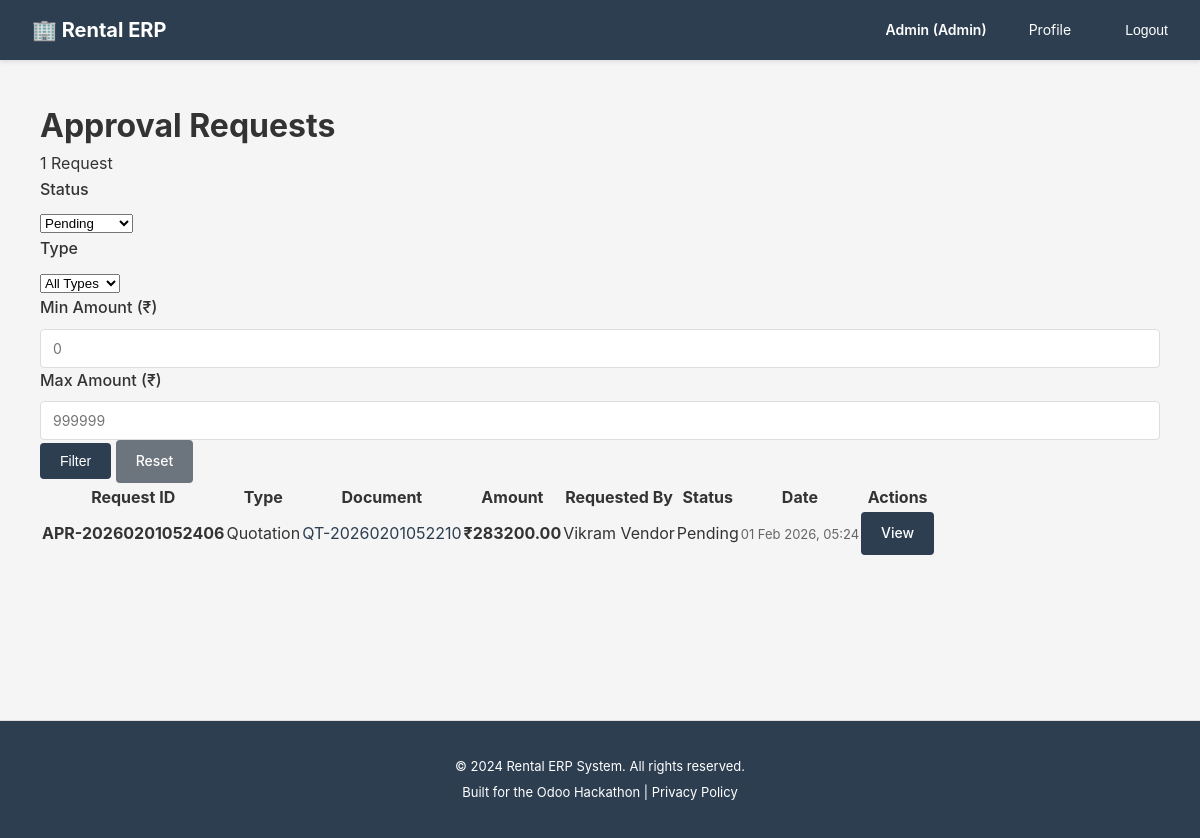
The app's page /rentals/approval/ (signed in), older data.
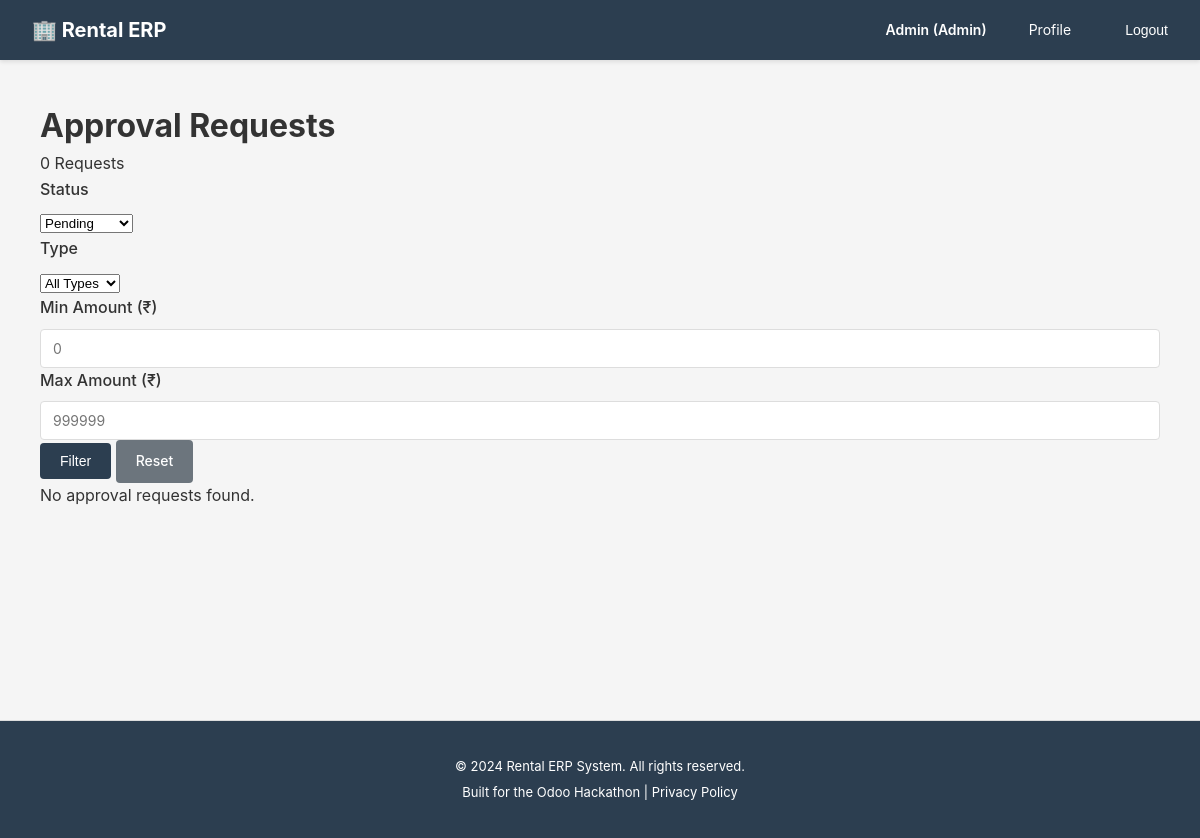
The same page, newer data.
### rentals/models.py (models this page shows, shortened)
class ApprovalRequest(models.Model):
    REQUEST_TYPE_CHOICES = [
        ('quotation', 'Quotation Approval'),
        ('order', 'Order Approval'),
    ]
    STATUS_CHOICES = [
        ('pending', 'Pending'),
        ('approved', 'Approved'),
        ('rejected', 'Rejected'),
    ]
    request_number = models.CharField(
        max_length=50,
        unique=True,
        help_text="Auto-generated unique approval request ID (e.g., APR-2026-0001)"
    )
    request_type = models.CharField(
        max_length=20,
        choices=REQUEST_TYPE_CHOICES,
        help_text="Type of approval being requested"
    )
    quotation = models.ForeignKey(
        Quotation,
        on_delete=models.CASCADE,
        blank=True,
        null=True,
        related_name='approval_requests',
        help_text="Quotation requiring approval (if applicable)"
    )
    rental_order = models.ForeignKey(
        RentalOrder,
        on_delete=models.CASCADE,
        blank=True,
        null=True,
        related_name='approval_requests',
        help_text="Rental order requiring approval (if applicable)"
    )
    status = models.CharField(
        max_length=20,
        choices=STATUS_CHOICES,
        default='pending',
        help_text="Current approval status"
    )
    requested_by = models.ForeignKey(
        settings.AUTH_USER_MODEL,
        on_delete=models.SET_NULL,
        null=True,
        related_name='approval_requests_created',
        help_text="User who triggered the approval request"
    )
    approved_by = models.ForeignKey(
        settings.AUTH_USER_MODEL,
        on_delete=models.SET_NULL,
        blank=True,
        null=True,
        related_name='approval_requests_approved',
        help_text="Admin who approved/rejected the request"
    )
    approval_notes = models.TextField(
        blank=True,
        null=True,
        help_text="Reason for approval or rejection"
    )
    approval_amount = models.DecimalField(
        max_digits=12,
        decimal_places=2,
        help_text="Total amount requiring approval"
    )
    created_at = models.DateTimeField(auto_now_add=True)
    updated_at = models.DateTimeField(auto_now=True)
    approved_at = models.DateTimeField(
        blank=True,
        null=True,
        help_text="When approval decision was made"
    )
    class Meta:
        db_table = 'approval_requests'
        verbose_name = 'Approval Request'
        verbose_name_plural = 'Approval Requests'
        ordering = ['-created_at']
        indexes = [
            models.Index(fields=['request_type', 'status']),
            models.Index(fields=['requested_by', 'status']),
            models.Index(fields=['approved_by', 'status']),
        ]

class Quotation(models.Model):
    STATUS_CHOICES = [
        ('draft', 'Draft'),           # Being edited by customer
        ('sent', 'Sent'),             # Shared with customer for review
        ('confirmed', 'Confirmed'),   # Customer accepted, ready to become order
        ('cancelled', 'Cancelled'),   # Customer abandoned
        ('expired', 'Expired'),       # Validity period passed
    ]
    quotation_number = models.CharField(
        max_length=50,
        unique=True,
        help_text="Auto-generated unique quotation ID (e.g., QT-2026-0001)"
    )
    customer = models.ForeignKey(
        settings.AUTH_USER_MODEL,
        on_delete=models.CASCADE,
        related_name='quotations',
        limit_choices_to={'role': 'customer'},
        help_text="Customer requesting the rental quote"
    )
    status = models.CharField(
        max_length=20,
        choices=STATUS_CHOICES,
        default='draft',
        help_text="Current quotation stage"
    )
    valid_until = models.DateField(
        help_text="Quotation expires after this date (typical: 7-30 days)"
    )
    subtotal = models.DecimalField(
        max_digits=12,
        decimal_places=2,
        default=Decimal('0.00'),
        help_text="Sum of all line items before tax/discount"
    )
    discount_amount = models.DecimalField(
        max_digits=12,
        decimal_places=2,
        default=Decimal('0.00'),
        help_text="Total discount applied"
    )
    tax_amount = models.DecimalField(
        max_digits=12,
        decimal_places=2,
        default=Decimal('0.00'),
        help_text="GST calculated (CGST+SGST or IGST)"
    )
    total = models.DecimalField(
        max_digits=12,
        decimal_places=2,
        default=Decimal('0.00'),
        help_text="Final quotation amount (subtotal - discount + tax)"
    )
    advance_payment_percentage = models.DecimalField(
        max_digits=5,
        decimal_places=2,
        default=Decimal('0.00'),
        help_text="Required advance payment % for this quotation"
    )
    advance_payment_amount = models.DecimalField(
        max_digits=12,
        decimal_places=2,
        default=Decimal('0.00'),
        help_text="Calculated advance amount to be paid"
    )
    notes = models.TextField(
        blank=True,
        null=True,
        help_text="Special instructions or terms"
    )
    requires_approval = models.BooleanField(
        default=False,
        help_text="Whether this quotation needs approval (for high-value orders)"
    )
    approval_status = models.CharField(
        max_length=20,
        choices=[
            ('not_required', 'Not Required'),
            ('pending', 'Pending Approval'),
            ('approved', 'Approved'),
            ('rejected', 'Rejected'),
        ],
        default='not_required',
        help_text="Current approval status"
    )
    approved_by = models.ForeignKey(
        settings.AUTH_USER_MODEL,
        on_delete=models.SET_NULL,
        blank=True,
        null=True,
        related_name='approved_quotations',
        help_text="Admin or vendor who approved this quotation"
    )
    approved_at = models.DateTimeField(
        blank=True,
        null=True,
        help_text="When this quotation was approved"
    )
    created_at = models.DateTimeField(auto_now_add=True)
    updated_at = models.DateTimeField(auto_now=True)
    confirmed_at = models.DateTimeField(
        blank=True,
        null=True,
        help_text="When customer confirmed this quotation"
    )
    class Meta:
        db_table = 'quotations'
        verbose_name = 'Quotation'
        verbose_name_plural = 'Quotations'
        ordering = ['-created_at']
        indexes = [
            models.Index(fields=['customer', 'status']),
            models.Index(fields=['quotation_number']),
        ]

### accounts/models.py (models this page shows, shortened)
class User(AbstractUser):
    ROLE_CHOICES = [
        ('customer', 'Customer'),  # End-user who rents products
        ('vendor', 'Vendor'),      # Business user who owns rental products
        ('admin', 'Admin'),        # System administrator with full access
    ]
    email = models.EmailField(
        unique=True,
        validators=[EmailValidator()],
        help_text="Used for login and notifications"
    )
    role = models.CharField(
        max_length=20,
        choices=ROLE_CHOICES,
        default='customer',
        help_text="Determines user's permissions and accessible features"
    )
    phone = models.CharField(
        max_length=15,
        blank=True,
        null=True,
        validators=[
            RegexValidator(
                regex=r'^\+?1?\d{9,15}$',
                message="Phone number must be entered in the format: '+999999999'. Up to 15 digits allowed."
            )
        ],
        help_text="Contact number for order notifications and support"
    )
    is_verified = models.BooleanField(
        default=False,
        help_text="Email verification status for security"
    )
    totp_secret = models.CharField(
        max_length=32,
        blank=True,
        null=True,
        help_text="TOTP secret key for 2FA (encrypted)"
    )
    totp_enabled = models.BooleanField(
        default=False,
        help_text="Whether TOTP 2FA is enabled for this user"
    )
    created_at = models.DateTimeField(auto_now_add=True)
    updated_at = models.DateTimeField(auto_now=True)
    @property
    def phone_number(self):
        """Property alias for backward compatibility with older view/form code"""
        return self.phone
    USERNAME_FIELD = 'email'
    REQUIRED_FIELDS = ['username', 'first_name', 'last_name']
    class Meta:
        db_table = 'users'
        verbose_name = 'User'
        verbose_name_plural = 'Users'
        ordering = ['-created_at']

### rentals/views.py (the view)
# urls.py: path('approval/', views.approval_list, name='approval_list'),
@login_required
@require_http_methods(["GET"])
def approval_list(request):
    if request.user.role not in ['admin', 'vendor']:
        return HttpResponseForbidden("You don't have permission to view approvals")
    from rentals.models import ApprovalRequest
    status_filter = request.GET.get('status', 'pending')
    request_type_filter = request.GET.get('type', '')
    amount_min = request.GET.get('amount_min', '')
    amount_max = request.GET.get('amount_max', '')
    approvals = ApprovalRequest.objects.all()
    if status_filter in ['pending', 'approved', 'rejected']:
        approvals = approvals.filter(status=status_filter)
    if request_type_filter in ['quotation', 'order']:
        approvals = approvals.filter(request_type=request_type_filter)
    if amount_min:
        try:
            approvals = approvals.filter(approval_amount__gte=float(amount_min))
        except ValueError:
            pass
    if amount_max:
        try:
            approvals = approvals.filter(approval_amount__lte=float(amount_max))
        except ValueError:
            pass
    if request.user.role == 'vendor':
        approvals = approvals.filter(
            quotation__customer__vendorprofile__user=request.user
        ) | approvals.filter(
            rental_order__vendor=request.user
        )
    approvals = approvals.select_related(
        'quotation', 'rental_order', 'requested_by', 'approved_by'
    ).order_by('-created_at')
    context = {
        'approvals': approvals,
        'current_status': status_filter,
        'current_type': request_type_filter,
        'current_amount_min': amount_min,
        'current_amount_max': amount_max,
    }
    return render(request, 'rentals/approval_list.html', context)

### rental_erp/compliance.py (called while the page is built)
    def process_request(self, request):
        if not request.user.is_authenticated:
            return None
        if request.method == 'GET':
            path_lower = request.path.lower()
            for model in self.PERSONAL_DATA_MODELS:
                if model in path_lower:
                    self._log_data_access(request, model)
                    break
        return None

    def process_request(self, request):
        if not request.user.is_authenticated:
            return None
        consent_key = f'gdpr_consent:{request.user.id}'
        has_consent = cache.get(consent_key)
        if has_consent is None:
            cache.set(consent_key, True, 86400)  # Cache for 24 hours
        return None

    def process_response(self, request, response):
        response['X-Privacy-Policy'] = '/privacy-policy/'
        if hasattr(settings, 'DATA_RETENTION_DAYS'):
            response['X-Data-Retention-Days'] = str(settings.DATA_RETENTION_DAYS)
        return response

### rental_erp/security.py (called while the page is built, shortened)
    def process_response(self, request, response):
        if not self.is_sensitive_operation(request):
            return response

### templates/rentals/approval_list.html (shortened to what the changed rows need)
{% extends 'base.html' %}
{% load humanize %}
{% block content %}
<div class="container mt-4">
    <div class="row mb-4">
        <div class="col-md-8">
            <h1 class="mb-4">
                 Approval Requests
            </h1>
        </div>
        <div class="col-md-4 text-end">
            <span class="badge bg-primary">{{ approvals|length }} Request{{ approvals|length|pluralize }}</span>
        </div>
    </div>
    <div class="card mb-4 shadow-sm">
        <div class="card-body">
        </div>
    </div>
    {% if approvals %}
    <div class="table-responsive">
        <table class="table table-hover shadow-sm">
            <thead class="table-light">
                <tr>
                    <th>Request ID</th>
                    <th>Type</th>
                    <th>Document</th>
                    <th>Amount</th>
                    <th>Requested By</th>
                    <th>Status</th>
                    <th>Date</th>
                    <th>Actions</th>
                </tr>
            </thead>
            <tbody>
                {% for approval in approvals %}
                <tr>
                    <td>
                        <strong>{{ approval.request_number }}</strong>
                    </td>
                    <td>
                        {% if approval.request_type == 'quotation' %}
                            <span class="badge bg-info">Quotation</span>
                        {% else %}
                            <span class="badge bg-warning">Order</span>
                        {% endif %}
                    </td>
                    <td>
                        {% if approval.quotation %}
                            <a href="{% url 'rentals:quotation_detail' approval.quotation.id %}" class="text-decoration-none">
                                {{ approval.quotation.quotation_number }}
                            </a>
                        {% elif approval.rental_order %}
                            <a href="{% url 'rentals:order_detail' approval.rental_order.id %}" class="text-decoration-none">
                                {{ approval.rental_order.order_number }}
                            </a>
                        {% endif %}
                    </td>
                    <td>
                        <strong>₹{{ approval.approval_amount|floatformat:2 }}</strong>
                    </td>
                    <td>
                        {{ approval.requested_by.get_full_name|default:approval.requested_by.email }}
                    </td>
                    <td>
                        {% if approval.status == 'pending' %}
                            <span class="badge bg-warning text-dark">Pending</span>
                        {% elif approval.status == 'approved' %}
                            <span class="badge bg-success">Approved</span>
                        {% elif approval.status == 'rejected' %}
                            <span class="badge bg-danger">Rejected</span>
                        {% endif %}
                    </td>
                    <td>
                        <small class="text-muted">{{ approval.created_at|date:"d M Y, H:i" }}</small>
                    </td>
                    <td>
                        <a href="{% url 'rentals:approval_detail' approval.id %}" class="btn btn-sm btn-primary">
                             View
                        </a>
                    </td>
                </tr>
                {% endfor %}
            </tbody>
        </table>
    </div>
    {% else %}
    <div class="alert alert-info" role="alert">
         No approval requests found.
    </div>
    {% endif %}
</div>
{% endblock %}

Row changes from the older to the newer data that the page shows:
removed ApprovalRequest: request_number "APR-20260201052406", request_type "Quotation", quotation.quotation_number "QT-20260201052210", approval_amount "283200.00", requested_by.get_full_name "Vikram Vendor", status "Pending", created_at "01 Feb 2026, 05:24"
Text that changed along with them:
{{ approvals|length }}: "1" → "0"
text no longer shown: "Request ID Type Document Amount Requested By Status Date Actions"
text now shown: "No approval requests found."
